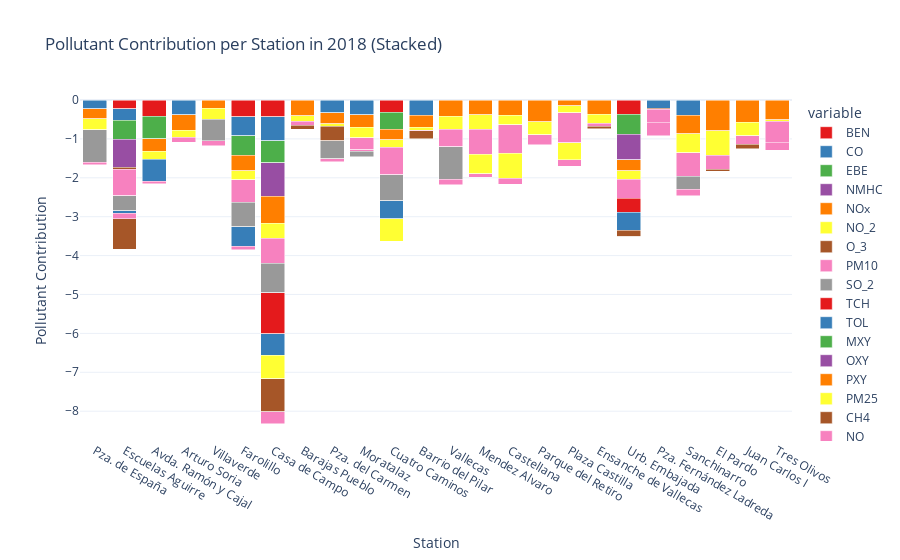

The notebook cell this image was saved under:
### Code cell
# Plot the Stacked Bar chart
fig_bar = px.bar(
    station_pollution_2018,
    x='name',
    y=pollutants,
    title="Pollutant Contribution per Station in 2018 (Stacked)",
    labels={"station": "Station", "value": "Pollutant Contribution"},
    color_discrete_sequence=px.colors.qualitative.Set1,  # Use a color scale for better distinction
)

# Update the layout to stack the bars
fig_bar.update_layout(
    barmode='stack',  # Stack the bars
    xaxis_title="Station",
    yaxis_title="Pollutant Contribution",
    template="plotly_white",
)

fig_bar.show()

### Figure 1 — Plotly figure (JSON) as saved in the notebook; plotly's stock layout.template omitted (floating-point values rounded to 4 significant figures)
{"data": [{"alignmentgroup": "True", "hovertemplate": "variable=BEN<br>name=%{x}<br>Pollutant Contribution=%{y}<extra></extra>", "legendgroup": "BEN", "marker": {"color": "rgb(228,26,28)", "pattern": {"shape": ""}}, "name": "BEN", "offsetgroup": "BEN", "orientation": "v", "showlegend": true, "textposition": "auto", "type": "bar", "x": ["Pza. de España", "Escuelas Aguirre", "Avda. Ramón y Cajal", "Arturo Soria", "Villaverde", "Farolillo", "Casa de Campo", "Barajas Pueblo", "Pza. del Carmen", "Moratalaz", "Cuatro Caminos", "Barrio del Pilar", "Vallecas", "Mendez Alvaro", "Castellana", "Parque del Retiro", "Plaza Castilla", "Ensanche de Vallecas", "Urb. Embajada", "Pza. Fernández Ladreda", "Sanchinarro", "El Pardo", "Juan Carlos I", "Tres Olivos"], "xaxis": "x", "y": [null, -0.2303, -0.4206, null, null, -0.4296, -0.4363, null, null, null, -0.3149, null, null, null, null, null, null, null, -0.3702, null, null, null, null, null], "yaxis": "y"}, {"alignmentgroup": "True", "hovertemplate": "variable=CO<br>name=%{x}<br>Pollutant Contribution=%{y}<extra></extra>", "legendgroup": "CO", "marker": {"color": "rgb(55,126,184)", "pattern": {"shape": ""}}, "name": "CO", "offsetgroup": "CO", "orientation": "v", "showlegend": true, "textposition": "auto", "type": "bar", "x": ["Pza. de España", "Escuelas Aguirre", "Avda. Ramón y Cajal", "Arturo Soria", "Villaverde", "Farolillo", "Casa de Campo", "Barajas Pueblo", "Pza. del Carmen", "Moratalaz", "Cuatro Caminos", "Barrio del Pilar", "Vallecas", "Mendez Alvaro", "Castellana", "Parque del Retiro", "Plaza Castilla", "Ensanche de Vallecas", "Urb. Embajada", "Pza. Fernández Ladreda", "Sanchinarro", "El Pardo", "Juan Carlos I", "Tres Olivos"], "xaxis": "x", "y": [-0.2217, -0.2898, null, -0.3854, null, -0.4856, -0.6071, null, -0.3267, -0.3764, null, -0.3895, null, null, null, null, null, null, null, -0.3697, -0.3969, null, null, null], "yaxis": "y"}, {"alignmentgroup": "True", "hovertemplate": "variable=EBE<br>name=%{x}<br>Pollutant Contribution=%{y}<extra></extra>", "legendgroup": "EBE", "marker": {"color": "rgb(77,175,74)", "pattern": {"shape": ""}}, "name": "EBE", "offsetgroup": "EBE", "orientation": "v", "showlegend": true, "textposition": "auto", "type": "bar", "x": ["Pza. de España", "Escuelas Aguirre", "Avda. Ramón y Cajal", "Arturo Soria", "Villaverde", "Farolillo", "Casa de Campo", "Barajas Pueblo", "Pza. del Carmen", "Moratalaz", "Cuatro Caminos", "Barrio del Pilar", "Vallecas", "Mendez Alvaro", "Castellana", "Parque del Retiro", "Plaza Castilla", "Ensanche de Vallecas", "Urb. Embajada", "Pza. Fernández Ladreda", "Sanchinarro", "El Pardo", "Juan Carlos I", "Tres Olivos"], "xaxis": "x", "y": [null, -0.4938, -0.5793, null, null, -0.5085, -0.5746, null, null, null, -0.4327, null, null, null, null, null, null, null, -0.5072, null, null, null, null, null], "yaxis": "y"}, {"alignmentgroup": "True", "hovertemplate": "variable=NMHC<br>name=%{x}<br>Pollutant Contribution=%{y}<extra></extra>", "legendgroup": "NMHC", "marker": {"color": "rgb(152,78,163)", "pattern": {"shape": ""}}, "name": "NMHC", "offsetgroup": "NMHC", "orientation": "v", "showlegend": true, "textposition": "auto", "type": "bar", "x": ["Pza. de España", "Escuelas Aguirre", "Avda. Ramón y Cajal", "Arturo Soria", "Villaverde", "Farolillo", "Casa de Campo", "Barajas Pueblo", "Pza. del Carmen", "Moratalaz", "Cuatro Caminos", "Barrio del Pilar", "Vallecas", "Mendez Alvaro", "Castellana", "Parque del Retiro", "Plaza Castilla", "Ensanche de Vallecas", "Urb. Embajada", "Pza. Fernández Ladreda", "Sanchinarro", "El Pardo", "Juan Carlos I", "Tres Olivos"], "xaxis": "x", "y": [null, -0.8594, null, null, null, null, -0.8572, null, null, null, null, null, null, null, null, null, null, null, -0.6644, null, null, null, null, null], "yaxis": "y"}, {"alignmentgroup": "True", "hovertemplate": "variable=NOx<br>name=%{x}<br>Pollutant Contribution=%{y}<extra></extra>", "legendgroup": "NOx", "marker": {"color": "rgb(255,127,0)", "pattern": {"shape": ""}}, "name": "NOx", "offsetgroup": "NOx", "orientation": "v", "showlegend": true, "textposition": "auto", "type": "bar", "x": ["Pza. de España", "Escuelas Aguirre", "Avda. Ramón y Cajal", "Arturo Soria", "Villaverde", "Farolillo", "Casa de Campo", "Barajas Pueblo", "Pza. del Carmen", "Moratalaz", "Cuatro Caminos", "Barrio del Pilar", "Vallecas", "Mendez Alvaro", "Castellana", "Parque del Retiro", "Plaza Castilla", "Ensanche de Vallecas", "Urb. Embajada", "Pza. Fernández Ladreda", "Sanchinarro", "El Pardo", "Juan Carlos I", "Tres Olivos"], "xaxis": "x", "y": [-0.259, -0.05075, -0.3202, -0.3873, -0.2142, -0.3978, -0.6943, -0.3987, -0.279, -0.3264, -0.27, -0.313, -0.4177, -0.3816, -0.3931, -0.5528, -0.1517, -0.3725, -0.2775, 0.0645, -0.4754, -0.7875, -0.5752, -0.5089], "yaxis": "y"}, {"alignmentgroup": "True", "hovertemplate": "variable=NO_2<br>name=%{x}<br>Pollutant Contribution=%{y}<extra></extra>", "legendgroup": "NO_2", "marker": {"color": "rgb(255,255,51)", "pattern": {"shape": ""}}, "name": "NO_2", "offsetgroup": "NO_2", "orientation": "v", "showlegend": true, "textposition": "auto", "type": "bar", "x": ["Pza. de España", "Escuelas Aguirre", "Avda. Ramón y Cajal", "Arturo Soria", "Villaverde", "Farolillo", "Casa de Campo", "Barajas Pueblo", "Pza. del Carmen", "Moratalaz", "Cuatro Caminos", "Barrio del Pilar", "Vallecas", "Mendez Alvaro", "Castellana", "Parque del Retiro", "Plaza Castilla", "Ensanche de Vallecas", "Urb. Embajada", "Pza. Fernández Ladreda", "Sanchinarro", "El Pardo", "Juan Carlos I", "Tres Olivos"], "xaxis": "x", "y": [-0.2896, 0.1979, -0.2062, -0.2951, -0.3028, -0.4151, -0.8655, -0.3572, -0.06603, -0.2738, -0.1953, -0.2909, -0.3386, -0.367, -0.2447, -0.5283, -0.1813, -0.3646, -0.2238, 0.09417, -0.4873, -1.039, -0.6737, -0.5065], "yaxis": "y"}, {"alignmentgroup": "True", "hovertemplate": "variable=O_3<br>name=%{x}<br>Pollutant Contribution=%{y}<extra></extra>", "legendgroup": "O_3", "marker": {"color": "rgb(166,86,40)", "pattern": {"shape": ""}}, "name": "O_3", "offsetgroup": "O_3", "orientation": "v", "showlegend": true, "textposition": "auto", "type": "bar", "x": ["Pza. de España", "Escuelas Aguirre", "Avda. Ramón y Cajal", "Arturo Soria", "Villaverde", "Farolillo", "Casa de Campo", "Barajas Pueblo", "Pza. del Carmen", "Moratalaz", "Cuatro Caminos", "Barrio del Pilar", "Vallecas", "Mendez Alvaro", "Castellana", "Parque del Retiro", "Plaza Castilla", "Ensanche de Vallecas", "Urb. Embajada", "Pza. Fernández Ladreda", "Sanchinarro", "El Pardo", "Juan Carlos I", "Tres Olivos"], "xaxis": "x", "y": [null, -0.05059, null, 0.1081, 0.0192, 0.1908, 0.4795, 0.2153, -0.3802, null, null, 0.2196, null, null, null, 0.1873, null, 0.1404, null, -0.02416, null, 0.4122, 0.3307, 0.4667], "yaxis": "y"}, {"alignmentgroup": "True", "hovertemplate": "variable=PM10<br>name=%{x}<br>Pollutant Contribution=%{y}<extra></extra>", "legendgroup": "PM10", "marker": {"color": "rgb(247,129,191)", "pattern": {"shape": ""}}, "name": "PM10", "offsetgroup": "PM10", "orientation": "v", "showlegend": true, "textposition": "auto", "type": "bar", "x": ["Pza. de España", "Escuelas Aguirre", "Avda. Ramón y Cajal", "Arturo Soria", "Villaverde", "Farolillo", "Casa de Campo", "Barajas Pueblo", "Pza. del Carmen", "Moratalaz", "Cuatro Caminos", "Barrio del Pilar", "Vallecas", "Mendez Alvaro", "Castellana", "Parque del Retiro", "Plaza Castilla", "Ensanche de Vallecas", "Urb. Embajada", "Pza. Fernández Ladreda", "Sanchinarro", "El Pardo", "Juan Carlos I", "Tres Olivos"], "xaxis": "x", "y": [null, -0.6867, null, null, null, -0.5858, -0.6393, null, null, -0.4803, -0.7073, null, -0.4475, -0.6496, -0.7355, null, -0.7643, null, -0.4797, -0.409, -0.5971, null, null, -0.5336], "yaxis": "y"}, {"alignmentgroup": "True", "hovertemplate": "variable=SO_2<br>name=%{x}<br>Pollutant Contribution=%{y}<extra></extra>", "legendgroup": "SO_2", "marker": {"color": "rgb(153,153,153)", "pattern": {"shape": ""}}, "name": "SO_2", "offsetgroup": "SO_2", "orientation": "v", "showlegend": true, "textposition": "auto", "type": "bar", "x": ["Pza. de España", "Escuelas Aguirre", "Avda. Ramón y Cajal", "Arturo Soria", "Villaverde", "Farolillo", "Casa de Campo", "Barajas Pueblo", "Pza. del Carmen", "Moratalaz", "Cuatro Caminos", "Barrio del Pilar", "Vallecas", "Mendez Alvaro", "Castellana", "Parque del Retiro", "Plaza Castilla", "Ensanche de Vallecas", "Urb. Embajada", "Pza. Fernández Ladreda", "Sanchinarro", "El Pardo", "Juan Carlos I", "Tres Olivos"], "xaxis": "x", "y": [-0.8901, -0.6969, null, null, -0.6823, -0.6325, -0.758, null, -0.4578, 0.183, -0.6726, null, -0.829, null, null, null, null, null, null, null, -0.3391, null, null, null], "yaxis": "y"}, {"alignmentgroup": "True", "hovertemplate": "variable=TCH<br>name=%{x}<br>Pollutant Contribution=%{y}<extra></extra>", "legendgroup": "TCH", "marker": {"color": "rgb(228,26,28)", "pattern": {"shape": ""}}, "name": "TCH", "offsetgroup": "TCH", "orientation": "v", "showlegend": true, "textposition": "auto", "type": "bar", "x": ["Pza. de España", "Escuelas Aguirre", "Avda. Ramón y Cajal", "Arturo Soria", "Villaverde", "Farolillo", "Casa de Campo", "Barajas Pueblo", "Pza. del Carmen", "Moratalaz", "Cuatro Caminos", "Barrio del Pilar", "Vallecas", "Mendez Alvaro", "Castellana", "Parque del Retiro", "Plaza Castilla", "Ensanche de Vallecas", "Urb. Embajada", "Pza. Fernández Ladreda", "Sanchinarro", "El Pardo", "Juan Carlos I", "Tres Olivos"], "xaxis": "x", "y": [null, 0.317, null, null, null, null, -1.057, null, null, null, null, null, null, null, null, null, null, null, -0.3631, null, null, null, null, null], "yaxis": "y"}, {"alignmentgroup": "True", "hovertemplate": "variable=TOL<br>name=%{x}<br>Pollutant Contribution=%{y}<extra></extra>", "legendgroup": "TOL", "marker": {"color": "rgb(55,126,184)", "pattern": {"shape": ""}}, "name": "TOL", "offsetgroup": "TOL", "orientation": "v", "showlegend": true, "textposition": "auto", "type": "bar", "x": ["Pza. de España", "Escuelas Aguirre", "Avda. Ramón y Cajal", "Arturo Soria", "Villaverde", "Farolillo", "Casa de Campo", "Barajas Pueblo", "Pza. del Carmen", "Moratalaz", "Cuatro Caminos", "Barrio del Pilar", "Vallecas", "Mendez Alvaro", "Castellana", "Parque del Retiro", "Plaza Castilla", "Ensanche de Vallecas", "Urb. Embajada", "Pza. Fernández Ladreda", "Sanchinarro", "El Pardo", "Juan Carlos I", "Tres Olivos"], "xaxis": "x", "y": [null, -0.4329, -0.5621, null, null, -0.4952, -0.5545, null, null, null, -0.4563, null, null, null, null, null, null, null, -0.4606, null, null, null, null, null], "yaxis": "y"}, {"alignmentgroup": "True", "hovertemplate": "variable=MXY<br>name=%{x}<br>Pollutant Contribution=%{y}<extra></extra>", "legendgroup": "MXY", "marker": {"color": "rgb(77,175,74)", "pattern": {"shape": ""}}, "name": "MXY", "offsetgroup": "MXY", "orientation": "v", "showlegend": true, "textposition": "auto", "type": "bar", "x": ["Pza. de España", "Escuelas Aguirre", "Avda. Ramón y Cajal", "Arturo Soria", "Villaverde", "Farolillo", "Casa de Campo", "Barajas Pueblo", "Pza. del Carmen", "Moratalaz", "Cuatro Caminos", "Barrio del Pilar", "Vallecas", "Mendez Alvaro", "Castellana", "Parque del Retiro", "Plaza Castilla", "Ensanche de Vallecas", "Urb. Embajada", "Pza. Fernández Ladreda", "Sanchinarro", "El Pardo", "Juan Carlos I", "Tres Olivos"], "xaxis": "x", "y": [null, null, null, null, null, null, null, null, null, null, null, null, null, null, null, null, null, null, null, null, null, null, null, null], "yaxis": "y"}, {"alignmentgroup": "True", "hovertemplate": "variable=OXY<br>name=%{x}<br>Pollutant Contribution=%{y}<extra></extra>", "legendgroup": "OXY", "marker": {"color": "rgb(152,78,163)", "pattern": {"shape": ""}}, "name": "OXY", "offsetgroup": "OXY", "orientation": "v", "showlegend": true, "textposition": "auto", "type": "bar", "x": ["Pza. de España", "Escuelas Aguirre", "Avda. Ramón y Cajal", "Arturo Soria", "Villaverde", "Farolillo", "Casa de Campo", "Barajas Pueblo", "Pza. del Carmen", "Moratalaz", "Cuatro Caminos", "Barrio del Pilar", "Vallecas", "Mendez Alvaro", "Castellana", "Parque del Retiro", "Plaza Castilla", "Ensanche de Vallecas", "Urb. Embajada", "Pza. Fernández Ladreda", "Sanchinarro", "El Pardo", "Juan Carlos I", "Tres Olivos"], "xaxis": "x", "y": [null, null, null, null, null, null, null, null, null, null, null, null, null, null, null, null, null, null, null, null, null, null, null, null], "yaxis": "y"}, {"alignmentgroup": "True", "hovertemplate": "variable=PXY<br>name=%{x}<br>Pollutant Contribution=%{y}<extra></extra>", "legendgroup": "PXY", "marker": {"color": "rgb(255,127,0)", "pattern": {"shape": ""}}, "name": "PXY", "offsetgroup": "PXY", "orientation": "v", "showlegend": true, "textposition": "auto", "type": "bar", "x": ["Pza. de España", "Escuelas Aguirre", "Avda. Ramón y Cajal", "Arturo Soria", "Villaverde", "Farolillo", "Casa de Campo", "Barajas Pueblo", "Pza. del Carmen", "Moratalaz", "Cuatro Caminos", "Barrio del Pilar", "Vallecas", "Mendez Alvaro", "Castellana", "Parque del Retiro", "Plaza Castilla", "Ensanche de Vallecas", "Urb. Embajada", "Pza. Fernández Ladreda", "Sanchinarro", "El Pardo", "Juan Carlos I", "Tres Olivos"], "xaxis": "x", "y": [null, null, null, null, null, null, null, null, null, null, null, null, null, null, null, null, null, null, null, null, null, null, null, null], "yaxis": "y"}, {"alignmentgroup": "True", "hovertemplate": "variable=PM25<br>name=%{x}<br>Pollutant Contribution=%{y}<extra></extra>", "legendgroup": "PM25", "marker": {"color": "rgb(255,255,51)", "pattern": {"shape": ""}}, "name": "PM25", "offsetgroup": "PM25", "orientation": "v", "showlegend": true, "textposition": "auto", "type": "bar", "x": ["Pza. de España", "Escuelas Aguirre", "Avda. Ramón y Cajal", "Arturo Soria", "Villaverde", "Farolillo", "Casa de Campo", "Barajas Pueblo", "Pza. del Carmen", "Moratalaz", "Cuatro Caminos", "Barrio del Pilar", "Vallecas", "Mendez Alvaro", "Castellana", "Parque del Retiro", "Plaza Castilla", "Ensanche de Vallecas", "Urb. Embajada", "Pza. Fernández Ladreda", "Sanchinarro", "El Pardo", "Juan Carlos I", "Tres Olivos"], "xaxis": "x", "y": [null, -0.5665, null, null, null, null, -0.6054, null, null, null, -0.5815, null, null, -0.5016, -0.6324, null, -0.6047, null, null, -0.2791, null, null, null, null], "yaxis": "y"}, {"alignmentgroup": "True", "hovertemplate": "variable=CH4<br>name=%{x}<br>Pollutant Contribution=%{y}<extra></extra>", "legendgroup": "CH4", "marker": {"color": "rgb(166,86,40)", "pattern": {"shape": ""}}, "name": "CH4", "offsetgroup": "CH4", "orientation": "v", "showlegend": true, "textposition": "auto", "type": "bar", "x": ["Pza. de España", "Escuelas Aguirre", "Avda. Ramón y Cajal", "Arturo Soria", "Villaverde", "Farolillo", "Casa de Campo", "Barajas Pueblo", "Pza. del Carmen", "Moratalaz", "Cuatro Caminos", "Barrio del Pilar", "Vallecas", "Mendez Alvaro", "Castellana", "Parque del Retiro", "Plaza Castilla", "Ensanche de Vallecas", "Urb. Embajada", "Pza. Fernández Ladreda", "Sanchinarro", "El Pardo", "Juan Carlos I", "Tres Olivos"], "xaxis": "x", "y": [null, 0.7901, null, null, null, null, -0.8499, null, null, null, null, null, null, null, null, null, null, null, -0.1738, null, null, null, null, null], "yaxis": "y"}, {"alignmentgroup": "True", "hovertemplate": "variable=NO<br>name=%{x}<br>Pollutant Contribution=%{y}<extra></extra>", "legendgroup": "NO", "marker": {"color": "rgb(247,129,191)", "pattern": {"shape": ""}}, "name": "NO", "offsetgroup": "NO", "orientation": "v", "showlegend": true, "textposition": "auto", "type": "bar", "x": ["Pza. de España", "Escuelas Aguirre", "Avda. Ramón y Cajal", "Arturo Soria", "Villaverde", "Farolillo", "Casa de Campo", "Barajas Pueblo", "Pza. del Carmen", "Moratalaz", "Cuatro Caminos", "Barrio del Pilar", "Vallecas", "Mendez Alvaro", "Castellana", "Parque del Retiro", "Plaza Castilla", "Ensanche de Vallecas", "Urb. Embajada", "Pza. Fernández Ladreda", "Sanchinarro", "El Pardo", "Juan Carlos I", "Tres Olivos"], "xaxis": "x", "y": [0.05645, 0.1358, -0.06875, -0.125, 0.1265, -0.08589, -0.3086, -0.113, -0.07232, -0.04743, -0.001734, -0.01997, -0.149, -0.08419, -0.156, -0.2568, 0.1617, -0.0725, 0.0004515, 0.3475, -0.1648, -0.3649, -0.2233, -0.2044], "yaxis": "y"}], "layout": {"barmode": "stack", "legend": {"title": {"text": "variable"}, "tracegroupgap": 0}, "title": {"text": "Pollutant Contribution per Station in 2018 (Stacked)"}, "xaxis": {"anchor": "y", "domain": [0, 1], "title": {"text": "Station"}}, "yaxis": {"anchor": "x", "domain": [0, 1], "title": {"text": "Pollutant Contribution"}}}}
